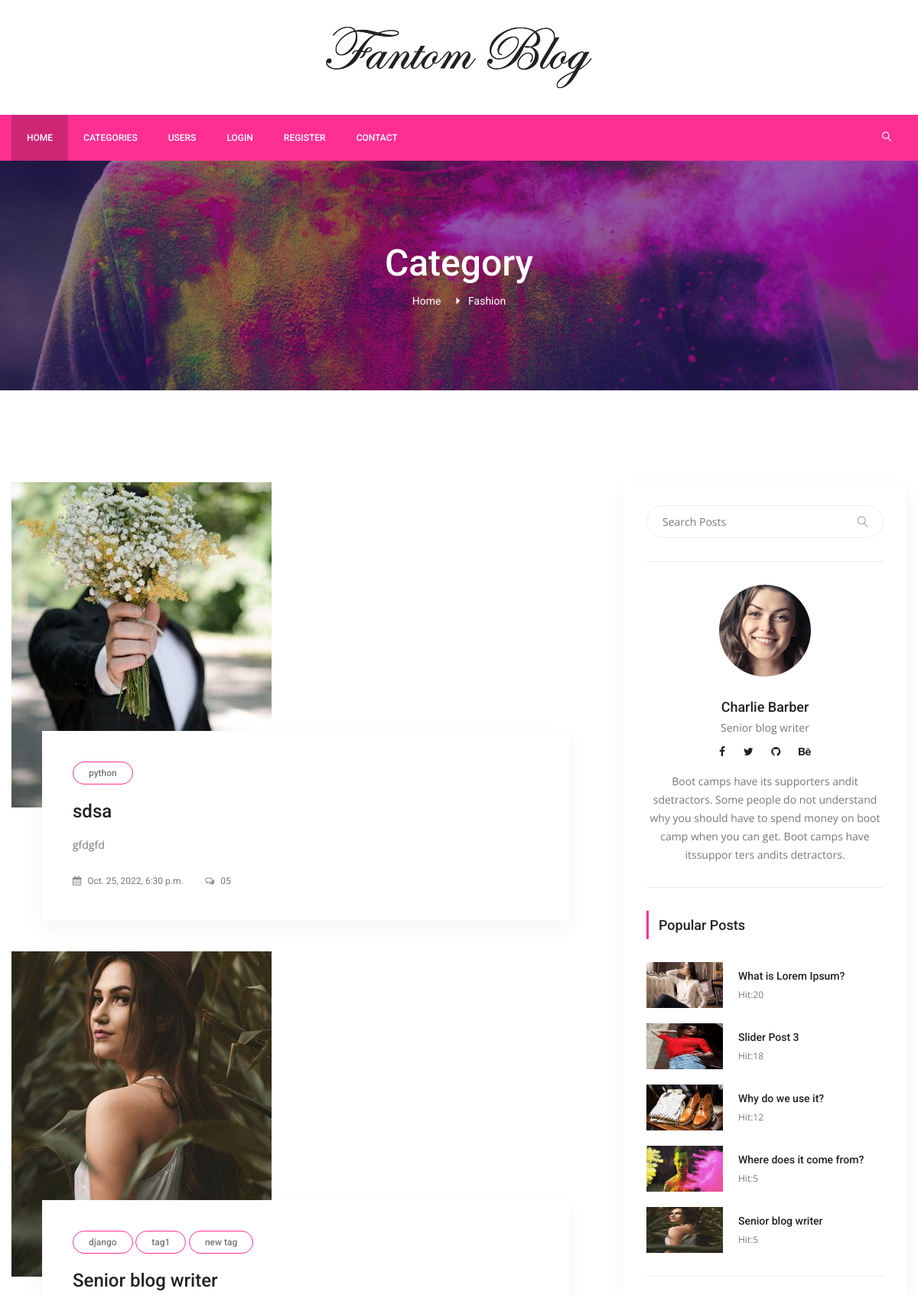
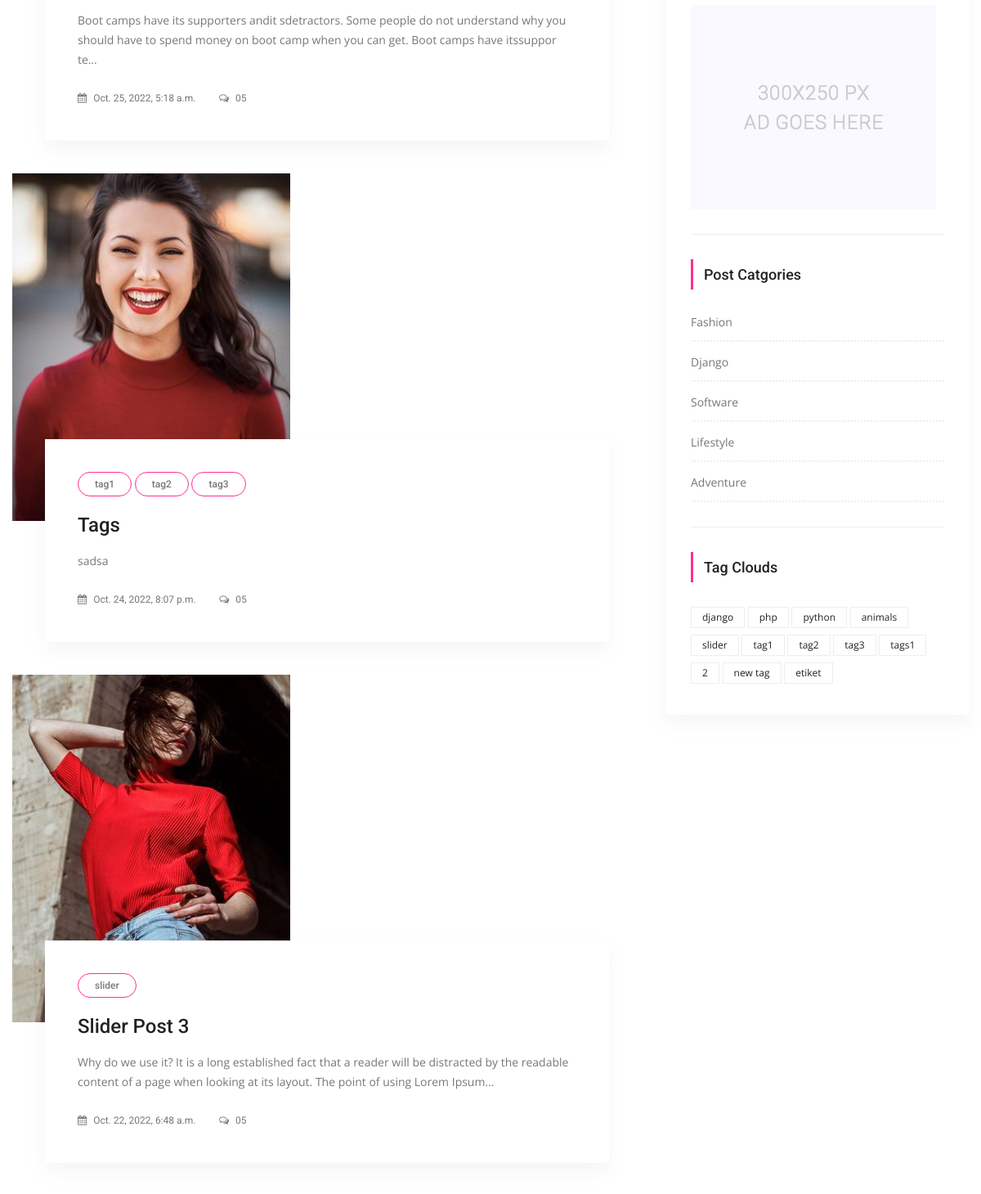
/category/1/fashion (upper part), run on the app's committed database (2 pictures, top to bottom).
### posts/models.py (models this page shows, shortened)
class Category(models.Model):
    title = models.CharField(max_length=250)
    slug = models.SlugField(editable=False)

class Post(models.Model):
    title = models.CharField(max_length=150)
    content = models.TextField()
    publishing_date = models.DateTimeField(auto_now_add=True)
    image = models.ImageField(blank=True, null=True, upload_to='uploads/',default='uploads/blog-4.jpg')
    user = models.ForeignKey(settings.AUTH_USER_MODEL, on_delete=models.CASCADE, default=1)
    slug = models.SlugField(default="slug",editable=False)
    category = models.ForeignKey(Category,on_delete=models.CASCADE,default=1,related_name ='posts')
    tag = models.ManyToManyField(Tag,related_name="posts",blank=True)
    slider_posts = models.BooleanField(default=False)
    hit = models.PositiveIntegerField(default=0)

class Tag(models.Model):
    title = models.CharField(max_length=50)
    slug = models.SlugField(editable=False)
    def __str__(self):
        return self.title

### posts/views.py (the view)
# urls.py: path('category/<int:pk>/<slug:slug>',CategoryDetail.as_view(),name='category_detail'),
class CategoryDetail(ListView):
    model = Post
    template_name = 'categories/category_detail.html'
    context_object_name = 'posts'
    paginate_by= 5
    def get_queryset(self):
        self.category = get_object_or_404(Category, pk=self.kwargs['pk'])
        return Post.objects.filter(category=self.category).order_by('-id')
    def get_context_data(self, **kwargs):
        context = super(CategoryDetail, self).get_context_data(**kwargs)
        self.category = get_object_or_404(Category, pk=self.kwargs['pk'])
        context['category']=self.category
        return context

### posts/templatetags/custom_tags.py (called while the page is built)
@register.simple_tag(name="categories")
def all_categories():
    return Category.objects.all()

@register.simple_tag(name="tags")
def all_tags():
    return Tag.objects.all()

@register.simple_tag(name="hit_posts")
def hit_posts():
    return Post.objects.order_by('-hit')[:5]

### templates/categories/category_detail.html (shortened to what this page needs)
{% extends 'base.html' %}
{% load static %}
{% block content %}
        <section class="banner_area">
            <div class="banner_inner d-flex align-items-center">
            	<div class="overlay bg-parallax" data-stellar-ratio="0.9" data-stellar-vertical-offset="0" data-background=""></div>
				<div class="container">
					<div class="banner_content text-center">
						<h2>Category</h2>
						<div class="page_link">
							<a href="{% url 'index' }">Home</a>
							<a href="#">{{ category.title }}</a>
					</div>
				</div>
            </div>
        </section>
        <section class="blog_area p_120">
            <div class="container">
                <div class="row">
                    <div class="col-lg-8">
                        <div class="blog_left_sidebar">
                            {% for post in posts %}
                            <article class="blog_style1">
                            	<div class="blog_img">
                            		<img class="img-fluid" src="{{ post.image.url }}" alt="">
                            	</div>
                            	<div class="blog_text">
									<div class="blog_text_inner">
										{% for tag in post.tag.all %}
										<a class="cat" href="{% url 'tag_detail' slug=tag.slug %}">{{ tag.title }}</a>
										{% endfor %}
										<a href="{% url 'detail' pk=post.id slug=post.slug %}"><h4>{{ post.title}}</h4></a>
										<p>{{ post.content | truncatechars:175 }}</p>
										<div class="date">
											<a href="#"><i class="fa fa-calendar" aria-hidden="true"></i> {{ post.publishing_date }}</a>
											<a href="#"><i class="fa fa-comments-o" aria-hidden="true"></i> 05</a>
										</div>
									</div>
                            	</div>
                            </article>
                        </div>
                    </div>
                   {% include 'right_side.html' %}
                </div>
            </div>
        </section>
      {% endblock %}

### templates/right_side.html (shortened to what this page needs)
{% load static %}
{% load custom_tags %}
<div class="col-lg-4">
                        <div class="blog_right_sidebar">
                            <aside class="single_sidebar_widget search_widget">
                                <form action="{% url 'search' %}" method = "get">
                                <div class="input-group">
                                    <input type="text" class="form-control" placeholder="Search Posts" name="q">
                                    <span class="input-group-btn">
                                        <button class="btn btn-default" type="button"><i class="lnr lnr-magnifier"></i></button>
                                    </span>
                                </div></form>
                                <div class="br"></div>
                            </aside>
                            <aside class="single_sidebar_widget author_widget">
                                <img class="author_img rounded-circle" src="{% static "img/blog/author.png" %}" alt="">
                                <h4>Charlie Barber</h4>
                                <p>Senior blog writer</p>
                                <div class="social_icon">
                                    <a href="#"><i class="fa fa-facebook"></i></a>
                                    <a href="#"><i class="fa fa-twitter"></i></a>
                                    <a href="#"><i class="fa fa-github"></i></a>
                                    <a href="#"><i class="fa fa-behance"></i></a>
                                </div>
                                <p>Boot camps have its supporters andit sdetractors. Some people do not understand why you should have to spend money on boot camp when you can get. Boot camps have itssuppor ters andits detractors.</p>
                                <div class="br"></div>
                            </aside>
                            <aside class="single_sidebar_widget popular_post_widget">
                                <h3 class="widget_title">Popular Posts</h3>
                                {% hit_posts as posts %}
                                {% for post in posts %}
                                <div class="media post_item">
                                    <img src="{{ post.image.url }}" alt="post"style="width:100px;height:60px">
                                    <div class="media-body">
                                        <a href="{% url 'detail' pk=post.pk slug=post.slug %}"><h3>{{ post.title }}</h3></a>
                                        <p>Hit:{{ post.hit }}</p>
                                    </div>
                                </div>
                                {% endfor %}
                                <div class="br"></div>
                            </aside>
                            <aside class="single_sidebar_widget">
                                <a href="#"><img class="img-fluid" src="{% static "img/blog/add.jpg" %}" alt=""></a>
                                <div class="br"></div>
                            </aside>
                            <aside class="single_sidebar_widget post_category_widget">
                                <h4 class="widget_title">Post Catgories</h4>
                                <ul class="list cat-list">
                                    {% categories as categories %}
                                    {% for category in categories %}
                                    <li>
                                        <a href="{% url 'category_detail' pk=category.id slug=category.slug %}" class="d-flex justify-content-between">
                                            <p>{{ category.title }}</p>
                                        </a>
                                    </li>
                                    {% endfor %}
                                </ul>
                                <div class="br"></div>
                            </aside>
                            <aside class="single-sidebar-widget tag_cloud_widget">
                                <h4 class="widget_title">Tag Clouds</h4>
                                <ul class="list">
                                    {% tags as tags %}
                                    {% for tag in tags %}
                                    <li><a href="{% url 'tag_detail' tag.slug %}">{{ tag }}</a></li>
                                    {% endfor %}
                                </ul>
                            </aside>
                        </div>
                    </div>

### data on the page
Category: title "Fashion"
Post: image (picture), title "sdsa", content "gfdgfd", publishing_date "Oct. 25, 2022, 6:30 p.m."
Tag: title "python"
Post: image (picture), title "Senior blog writer", content "Boot camps have its supporters andit sdetractors. Some people do not understand why you should have to spend money on boot camp when you can get. Boot camps have itssuppor te…", publishing_date "Oct. 25, 2022, 5:18 a.m.", hit "5"
Tag: title "django"
Tag: title "tag1"
Tag: title "new tag"
Post: image (picture), title "Tags", content "sadsa", publishing_date "Oct. 24, 2022, 8:07 p.m."
Tag: title "tag2"
Tag: title "tag3"
Post: image (picture), title "Slider Post 3", content "Why do we use it? It is a long established fact that a reader will be distracted by the readable content of a page when looking at its layout. The point of using Lorem Ipsum…", publishing_date "Oct. 22, 2022, 6:48 a.m.", hit "18"
Tag: title "slider"
Post: image (picture), title "What is Lorem Ipsum?", hit "20"
Post: image (picture), title "Why do we use it?", hit "12"
Post: image (picture), title "Where does it come from?", hit "5"
Category: title "Django"
Category: title "Software"
Category: title "Lifestyle"
Category: title "Adventure"
Tag: title "php"
Tag: title "animals"
Tag: title "tags1"
Tag: title "2"
Tag: title "etiket"
